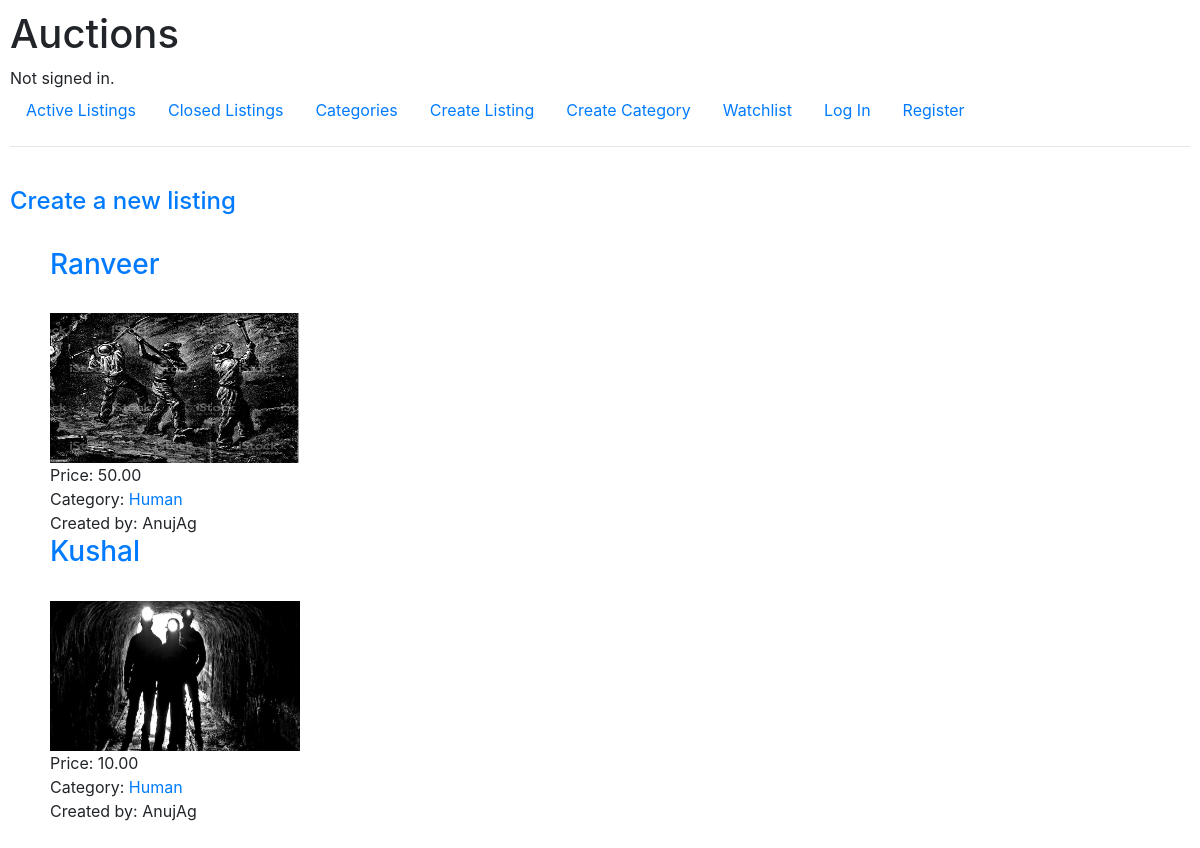
The page / on the database its author committed.
### auctions/models.py (models this page shows, shortened)
class AuctionListing(models.Model):
    title = models.CharField(max_length=64)
    starting_bid = models.DecimalField(max_digits=10, decimal_places=2)  # Use DecimalField for money.
    description = models.CharField(max_length=256)
    category = models.ForeignKey(Category, on_delete=models.SET_NULL, related_name="items", blank=True, null=True)
    image = models.ImageField(upload_to='auctions/media/', blank=True, null=True)
    seller = models.ForeignKey(User, on_delete=models.CASCADE, related_name="items")
    active = models.BooleanField(default=True)
    winner = models.ForeignKey(User, on_delete=models.CASCADE, related_name="winnings", blank=True, null=True)
    fin_price = models.DecimalField(max_digits=10, decimal_places=2, blank=True, null=True)

class Category(models.Model):
    name = models.CharField(max_length=64)
    def __str__(self):
        return self.name

class User(AbstractUser):
    pass

### auctions/views.py (the view)
# urls.py: path("", views.index, name="index"),
def index(request):
    items = AuctionListing.objects.filter(active=True)
    return render(request, "auctions/index.html", {
        "list": items
        })

### auctions/templates/auctions/index.html (shortened to what this page needs)
{% extends "auctions/layout.html" %}
{% load static %}
{% block body %}
    <br>
    <h4><a href="{% url 'create' %}">Create a new listing</a></h4>
    <br>
    <ul>
        {% for item in list %}
            <a href="{% url 'item' item.id %}"> <h3>{{ item.title }} </h3> </a> <br>
            {% if item.image %}
                <img src="{{ item.image.url }}" alt="image" width="250" height="150">
            {% endif %}
            <br>
            Price: {{ item.starting_bid }} <br>
            Category: <a href="{% url 'category' item.category %}"> {{ item.category }} </a> <br>
            Created by: {{ item.seller }} <br>
        {% endfor %}
    </ul>
{% endblock %}

### auctions/static/styles.css (style rules this page uses)
body { padding: 10px; }

### rows shown on the page
AuctionListing: title "Ranveer", image (picture), starting_bid "50.00", category "Human", seller "AnujAg"
AuctionListing: title "Kushal", image (picture), starting_bid "10.00", category "Human", seller "AnujAg"
